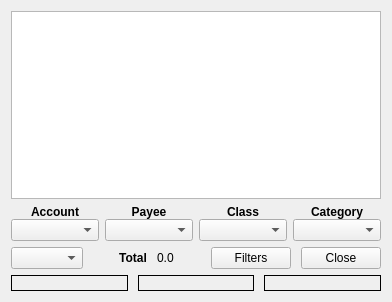
<?xml version="1.0" encoding="UTF-8"?>
<ui version="4.0">
 <class>CTransView</class>
 <widget class="QWidget" name="CTransView">
  <property name="geometry">
   <rect>
    <x>0</x>
    <y>0</y>
    <width>392</width>
    <height>302</height>
   </rect>
  </property>
  <property name="windowTitle">
   <string>Form</string>
  </property>
  <layout class="QVBoxLayout" name="verticalLayout">
   <item>
    <widget class="QTableView" name="pTableView">
     <property name="frameShadow">
      <enum>QFrame::Raised</enum>
     </property>
    </widget>
   </item>
   <item>
    <widget class="QWidget" name="pWidgetFilters" native="true">
     <layout class="QGridLayout" name="gridLayout">
      <property name="verticalSpacing">
       <number>0</number>
      </property>
      <property name="margin">
       <number>0</number>
      </property>
      <item row="0" column="0">
       <widget class="QLabel" name="label_5">
        <property name="text">
         <string>&lt;b&gt;Account&lt;/b&gt;</string>
        </property>
        <property name="alignment">
         <set>Qt::AlignCenter</set>
        </property>
       </widget>
      </item>
      <item row="0" column="1">
       <widget class="QLabel" name="label">
        <property name="text">
         <string>&lt;b&gt;Payee&lt;/b&gt;</string>
        </property>
        <property name="alignment">
         <set>Qt::AlignCenter</set>
        </property>
       </widget>
      </item>
      <item row="0" column="2">
       <widget class="QLabel" name="label_2">
        <property name="text">
         <string>&lt;b&gt;Class&lt;/b&gt;</string>
        </property>
        <property name="alignment">
         <set>Qt::AlignCenter</set>
        </property>
       </widget>
      </item>
      <item row="0" column="3">
       <widget class="QLabel" name="label_3">
        <property name="text">
         <string>&lt;b&gt;Category&lt;/b&gt;</string>
        </property>
        <property name="alignment">
         <set>Qt::AlignCenter</set>
        </property>
       </widget>
      </item>
      <item row="1" column="0">
       <widget class="QComboBox" name="pCBAccount">
        <property name="sizePolicy">
         <sizepolicy hsizetype="Expanding" vsizetype="Fixed">
          <horstretch>0</horstretch>
          <verstretch>0</verstretch>
         </sizepolicy>
        </property>
       </widget>
      </item>
      <item row="1" column="1">
       <widget class="QComboBox" name="pCBPayee">
        <property name="sizePolicy">
         <sizepolicy hsizetype="Expanding" vsizetype="Fixed">
          <horstretch>0</horstretch>
          <verstretch>0</verstretch>
         </sizepolicy>
        </property>
       </widget>
      </item>
      <item row="1" column="2">
       <widget class="QComboBox" name="pCBClass">
        <property name="sizePolicy">
         <sizepolicy hsizetype="Expanding" vsizetype="Fixed">
          <horstretch>0</horstretch>
          <verstretch>0</verstretch>
         </sizepolicy>
        </property>
       </widget>
      </item>
      <item row="1" column="3">
       <widget class="QComboBox" name="pCBCategory">
        <property name="sizePolicy">
         <sizepolicy hsizetype="Expanding" vsizetype="Fixed">
          <horstretch>0</horstretch>
          <verstretch>0</verstretch>
         </sizepolicy>
        </property>
       </widget>
      </item>
     </layout>
    </widget>
   </item>
   <item>
    <layout class="QHBoxLayout" name="horizontalLayout_3">
     <property name="spacing">
      <number>10</number>
     </property>
     <item>
      <widget class="QComboBox" name="pCBStatus">
       <property name="sizePolicy">
        <sizepolicy hsizetype="Expanding" vsizetype="Fixed">
         <horstretch>0</horstretch>
         <verstretch>0</verstretch>
        </sizepolicy>
       </property>
      </widget>
     </item>
     <item>
      <spacer name="horizontalSpacer_2">
       <property name="orientation">
        <enum>Qt::Horizontal</enum>
       </property>
       <property name="sizeHint" stdset="0">
        <size>
         <width>40</width>
         <height>20</height>
        </size>
       </property>
      </spacer>
     </item>
     <item>
      <widget class="QLabel" name="pLCurrency">
       <property name="text">
        <string>&lt;b&gt;Total&lt;/b&gt;</string>
       </property>
       <property name="alignment">
        <set>Qt::AlignCenter</set>
       </property>
      </widget>
     </item>
     <item>
      <widget class="QLabel" name="pLTotal">
       <property name="sizePolicy">
        <sizepolicy hsizetype="Preferred" vsizetype="Preferred">
         <horstretch>0</horstretch>
         <verstretch>0</verstretch>
        </sizepolicy>
       </property>
       <property name="frameShape">
        <enum>QFrame::NoFrame</enum>
       </property>
       <property name="frameShadow">
        <enum>QFrame::Sunken</enum>
       </property>
       <property name="text">
        <string>0.0</string>
       </property>
       <property name="alignment">
        <set>Qt::AlignLeading|Qt::AlignLeft|Qt::AlignVCenter</set>
       </property>
      </widget>
     </item>
     <item>
      <spacer name="horizontalSpacer_3">
       <property name="orientation">
        <enum>Qt::Horizontal</enum>
       </property>
       <property name="sizeHint" stdset="0">
        <size>
         <width>40</width>
         <height>20</height>
        </size>
       </property>
      </spacer>
     </item>
     <item>
      <layout class="QHBoxLayout" name="horizontalLayout">
       <item>
        <widget class="QPushButton" name="pPBFilters">
         <property name="text">
          <string>Filters</string>
         </property>
        </widget>
       </item>
       <item>
        <widget class="QPushButton" name="pPBClose">
         <property name="text">
          <string>Close</string>
         </property>
        </widget>
       </item>
      </layout>
     </item>
    </layout>
   </item>
   <item>
    <widget class="QWidget" name="pWidgetBottom" native="true">
     <layout class="QHBoxLayout" name="horizontalLayout_2">
      <property name="spacing">
       <number>10</number>
      </property>
      <property name="margin">
       <number>0</number>
      </property>
      <item>
       <widget class="QLabel" name="pLRangeDates">
        <property name="frameShape">
         <enum>QFrame::Box</enum>
        </property>
        <property name="text">
         <string/>
        </property>
        <property name="alignment">
         <set>Qt::AlignCenter</set>
        </property>
       </widget>
      </item>
      <item>
       <widget class="QLabel" name="pLRangeAmounts">
        <property name="frameShape">
         <enum>QFrame::Box</enum>
        </property>
        <property name="text">
         <string/>
        </property>
        <property name="alignment">
         <set>Qt::AlignCenter</set>
        </property>
       </widget>
      </item>
      <item>
       <widget class="QLabel" name="pLRangeCheques">
        <property name="frameShape">
         <enum>QFrame::Box</enum>
        </property>
        <property name="text">
         <string/>
        </property>
        <property name="alignment">
         <set>Qt::AlignCenter</set>
        </property>
       </widget>
      </item>
     </layout>
    </widget>
   </item>
  </layout>
 </widget>
 <tabstops>
  <tabstop>pTableView</tabstop>
  <tabstop>pCBAccount</tabstop>
  <tabstop>pCBPayee</tabstop>
  <tabstop>pCBClass</tabstop>
  <tabstop>pCBCategory</tabstop>
  <tabstop>pCBStatus</tabstop>
  <tabstop>pPBClose</tabstop>
 </tabstops>
 <resources/>
 <connections/>
</ui>
